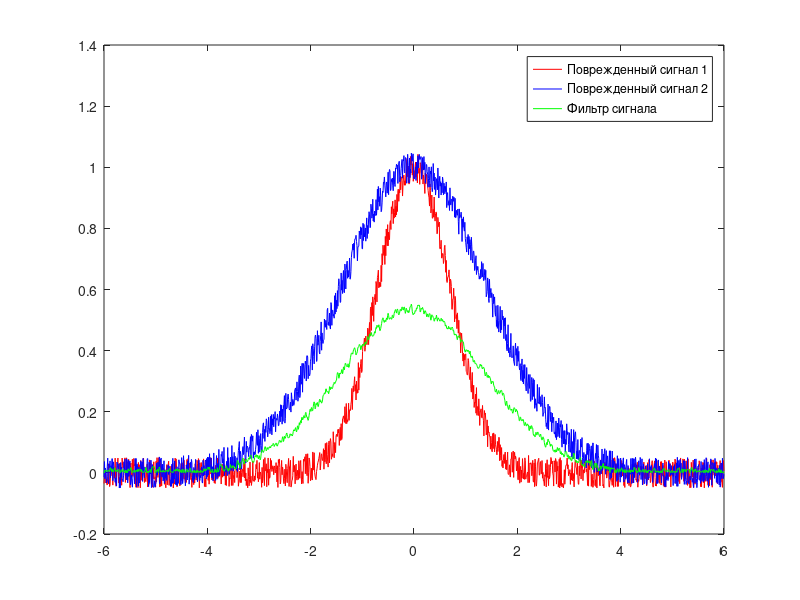

This chart was generated by the following MATLAB code:
function lab_07()
    A = 1.0;
    s1 = 1.0;
    s2 = 2.0;
    mult = 6;
    step = 0.009;
    NS = 0.05;
    t = -mult:step:mult;

    u1 = A * exp(-(t/s1).^2);
    u2 = A * exp(-(t/s2).^2);

    v1 = fft(u1);
    v2 = fft(u2);

    n1 = unifrnd(-NS, NS, 1, length(t));
    n2 = unifrnd(-NS, NS, 1, length(t));

    delta = std(n1);
    epsilon = std(n2);

    figure(1);
    plot(t, u1+n1, "r", t, u2+n2,"b", t, abs(ifft(fft(u2+n2) .* tikhonfilt(v1, v2, step, 2 * mult, delta, epsilon))),"g");
    legend('Поврежденный сигнал 1','Поврежденный сигнал 2','Фильтр сигнала');
end

function h = tikhonfilt(u1, u2, step, T, d, e)
    m = 0:length(u1)-1;
    mult = step / length(u1);
    squ = 1 + (2 * pi * m / T).^2;
    func = @(x) rhofunc(x, u1, u2, step, T, d, e);
    alpha = fzero(func, [0, 1]);
    h = 0:length(u1)-1;
    for k = 1:length(h)
        h(k) = mult * sum(exp(2 * pi * 1i * k .* m / length(u1)) .* u1 .* conj(u2) ./ (abs(u2).^2 .* step^2 + alpha * squ), 2);
    end
end

function y = rhofunc(x, u1, u2, step, T, d, e)
    m = 0:length(u1)-1;
    mult = step / length(u1);
    squ = 1 + (2 * pi * m / T).^2;
    beta = mult * sum(x.^2 * squ .* abs(u1).^2 ./ (abs(u2).^2 * step^2 + x .* squ).^2, 2);
    gamma = mult * sum(abs(u2).^2 * step^2 .* abs(u1).^2 .* squ ./ (abs(u2).^2 * step^2 + x * (1 + 2 * pi * m / T).^2).^2, 2);
    y = beta - (d + e * sqrt(gamma))^2;
end